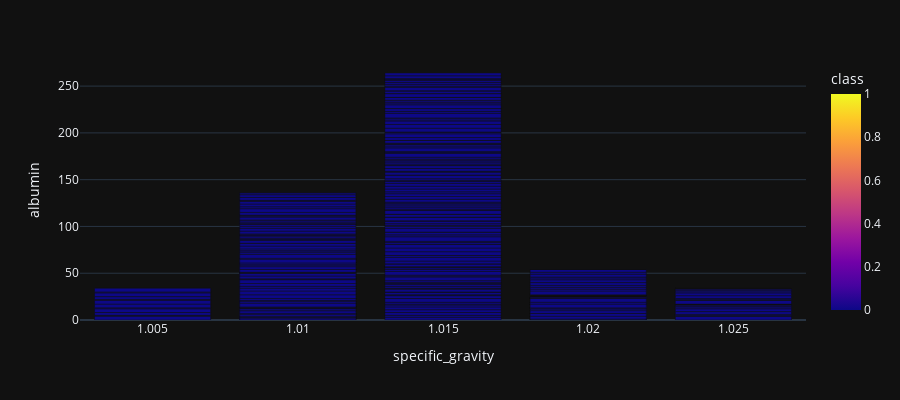

Notebook code for this chart:
### Code cell
px.bar(df, x="blood_pressure", y="packed_cell_volume", color='class', barmode='group', template = 'plotly_dark', height = 400)

px.bar(df, x="blood_pressure", y="haemoglobin", color='class', barmode='group', template = 'plotly_dark', height = 400)

px.bar(df, x="specific_gravity", y="albumin", color='class', barmode='group', template = 'plotly_dark', height = 400)

### Figure 1 — Plotly figure (JSON) as saved in the notebook; plotly's stock layout.template omitted (floating-point values rounded to 4 significant figures; data arrays with more than 128 entries replaced by an {"elided": "..."} marker saying what was removed)
{"data": [{"alignmentgroup": "True", "hovertemplate": "specific_gravity=%{x}<br>albumin=%{y}<br>class=%{marker.color}<extra></extra>", "legendgroup": "", "marker": {"color": {"elided": "1001 int values"}, "coloraxis": "coloraxis", "pattern": {"shape": ""}}, "name": "", "offsetgroup": "", "orientation": "v", "showlegend": false, "textposition": "auto", "type": "bar", "x": {"elided": "1001 float values"}, "xaxis": "x", "y": {"elided": "1001 int values"}, "yaxis": "y"}], "layout": {"barmode": "group", "coloraxis": {"colorbar": {"title": {"text": "class"}}, "colorscale": [[0, "#0d0887"], [0.1111, "#46039f"], [0.2222, "#7201a8"], [0.3333, "#9c179e"], [0.4444, "#bd3786"], [0.5556, "#d8576b"], [0.6667, "#ed7953"], [0.7778, "#fb9f3a"], [0.8889, "#fdca26"], [1, "#f0f921"]]}, "height": 400, "legend": {"tracegroupgap": 0}, "margin": {"t": 60}, "xaxis": {"anchor": "y", "domain": [0, 1], "title": {"text": "specific_gravity"}}, "yaxis": {"anchor": "x", "domain": [0, 1], "title": {"text": "albumin"}}}}
